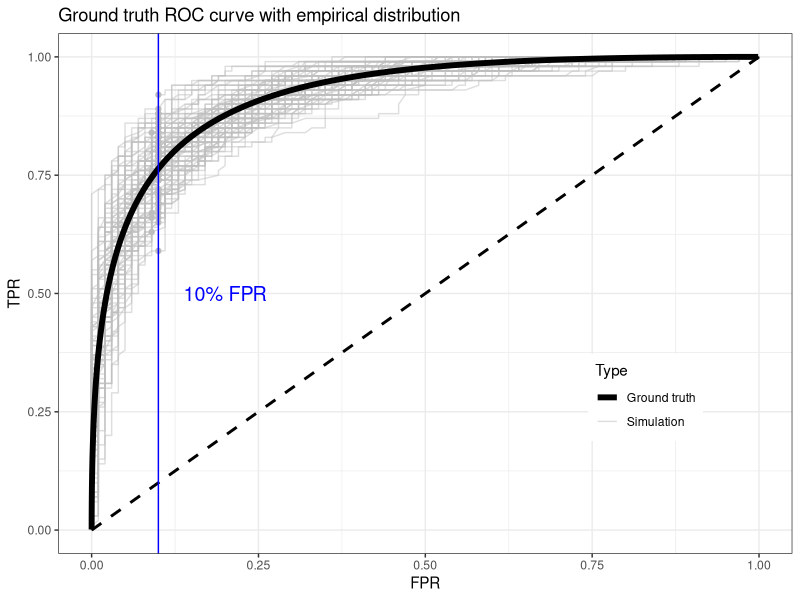
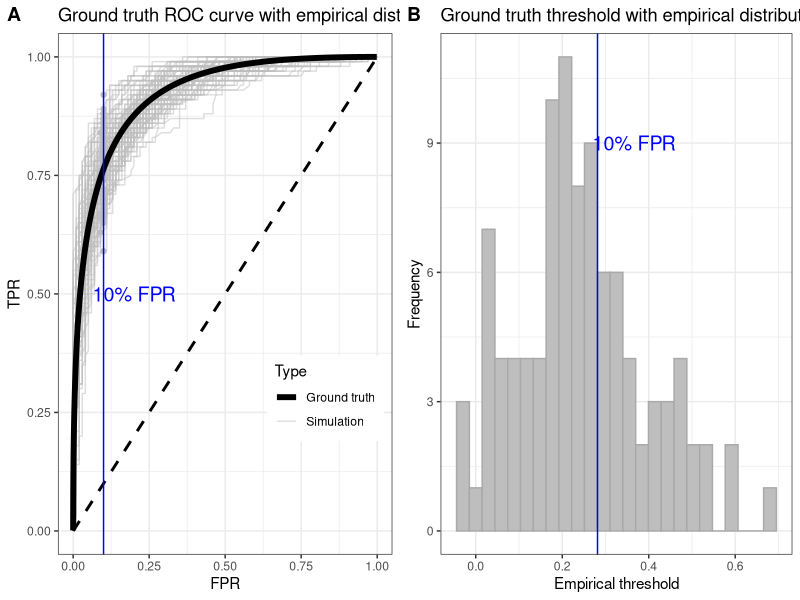
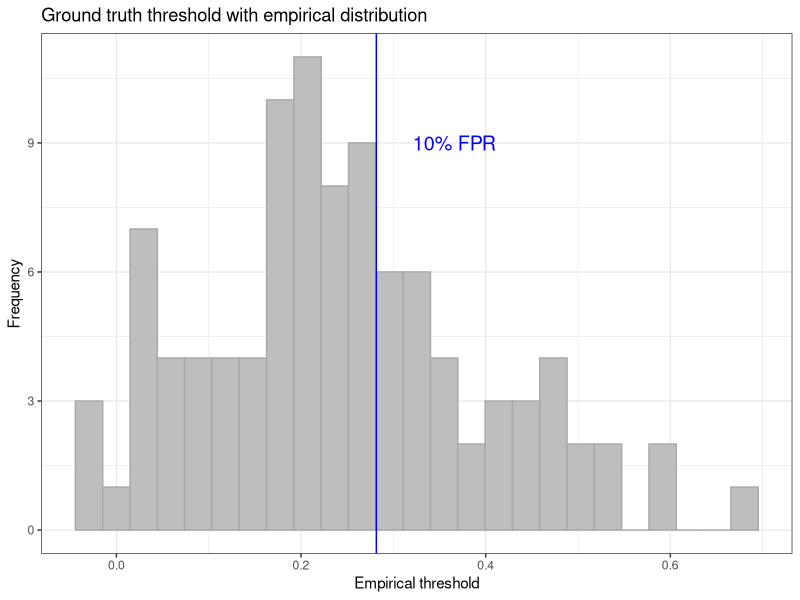

Write the R code that produced these figures, in order. (Note: this script raises an error after producing the figures.)
# Script to show threshold trade-off
library(ggplot2)
library(cowplot)
library(dplyr)
library(tibble)
library(tidyr)
# Baseline dist for class dist (unit variance)
mu1 = +1
mu0 = -1

t_seq = seq(-4,4,0.01)
sens = sapply(t_seq, function(tt) pnorm(tt,mean=mu1,lower.tail = F))
spec = sapply(t_seq, function(tt) pnorm(tt,mean=mu0,lower.tail = T))
df = tibble(thresh=t_seq, sens=sens, fpr=1-spec,tt='gt')

nsim = 100
n1 = 100
n0 = 100
holder = list()
set.seed(nsim)
for (i in seq(nsim)) {
  if (i %% 100 == 0) {
    print(i)
  }
  s1 = rnorm(n1, mu1)
  s0 = rnorm(n0, mu0)
  esens = sapply(t_seq, function(tt) mean(s1 > tt))
  espec = sapply(t_seq, function(tt) mean(s0 < tt))
  edf = tibble(thresh=t_seq, sens=esens, fpr=1-espec, sim=i)
  holder[[i]] = edf
}
res_sim = do.call('rbind',holder) %>% mutate(tt='sim')

res_all = rbind(mutate(df,tt='gt',sim=0),mutate(res_sim,tt='sim'))
lblz = c('Ground truth','Simulation')
# Find the specificity target
target_fpr = 0.1
df_point = res_sim %>% 
  filter(fpr < target_fpr) %>% 
  group_by(sim) %>% 
  filter(thresh == min(thresh))
thresh_dist = df_point$thresh

# Remove duplicated threshold results
res_sim2 = res_sim %>% 
  group_by(tt,sim,sens,fpr) %>% 
  summarise(thresh=min(thresh))

# df_point = data.frame(fpr=target_fpr,sens=thresh_dist)
df_txt = data.frame(fpr=0.2,sens=0.5,txt='10% FPR')
gg_auroc = ggplot() + 
  theme_bw() + labs(x='FPR',y='TPR') + 
  geom_text(aes(x=fpr,y=sens,label=txt),data=df_txt,color='blue',size=5) + 
  geom_point(aes(x=fpr,y=sens),color='grey',data=df_point) + 
  geom_line(data=res_sim2,aes(x=fpr,y=sens,color=tt,group=sim),alpha=0.5) + 
  geom_line(data=df,aes(x=fpr,y=sens,color=tt),size=2) + 
  scale_color_manual(name='Type',values=c('black','grey'),labels=lblz) + 
  ggtitle('Ground truth ROC curve with empirical distribution') + 
  theme(legend.position = c(0.8,0.3)) + 
  geom_segment(aes(y=0,yend=1,x=0,xend=1),color='black',linetype=2,size=1) +
  geom_vline(xintercept = target_fpr, color='blue')

# Compare dist to ground truth
thresh_gt = qnorm(p=1-target_fpr,mean=mu0)

df_txt_thresh = data.frame(x=thresh_gt*1.3,y=9,txt='10% FPR')
gg_thresh = ggplot(df_point,aes(x=thresh)) + theme_bw() + 
  geom_text(aes(x=x,y=y,label=txt),data=df_txt_thresh,color='blue',size=5) + 
  geom_histogram(color='darkgrey',fill='grey',bins=25) + 
  geom_vline(xintercept=thresh_gt, color='blue') + 
  ggtitle('Ground truth threshold with empirical distribution') + 
  labs(y='Frequency',x='Empirical threshold')

gg_both = plot_grid(gg_auroc,gg_thresh,nrow=1,labels=c('A','B'))
ggsave2(file.path('figures','roc_thresh.png'),gg_both, width=10,height=4)

